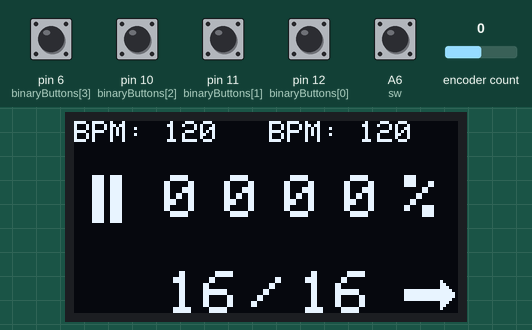
This sketch was run on a simulated Teensy 4. On the bench: 128×64 one-colour display. The inputs (shaded band) are chosen by the test bench; at power-on: A6 (sw), pin 6 (binaryButtons[3]), pin 10 (binaryButtons[2]), pin 11 (binaryButtons[1]), pin 12 (binaryButtons[0]) HIGH, encoder count 0.

Above: at 1.2 s.
1.3 s: A6 (sw) pulled LOW for 0.15 s
At 3.0 s:
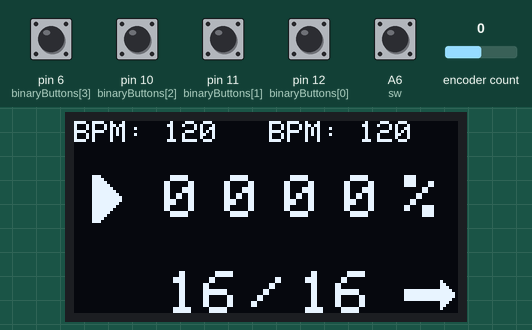
3.3 s: encoder count set to 1
At 4.1 s:
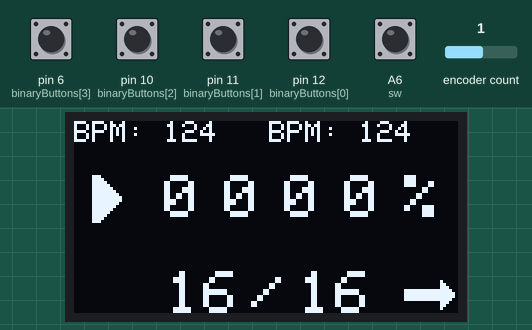
4.8 s: pin 6 (binaryButtons[3]) pulled LOW for 0.15 s
At 5.9 s:
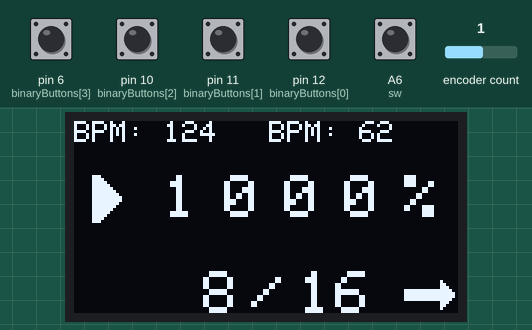
6.4 s: pin 10 (binaryButtons[2]) pulled LOW for 0.15 s
At 7.0 s:
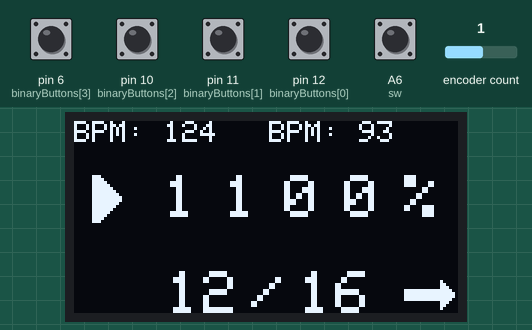
8.0 s: pin 11 (binaryButtons[1]) pulled LOW for 0.15 s
At 9.3 s:
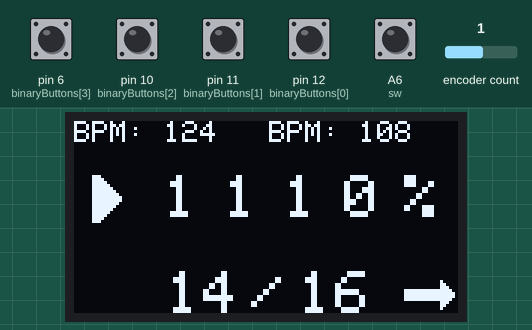
9.6 s: pin 12 (binaryButtons[0]) pulled LOW for 0.15 s
At 10.8 s:
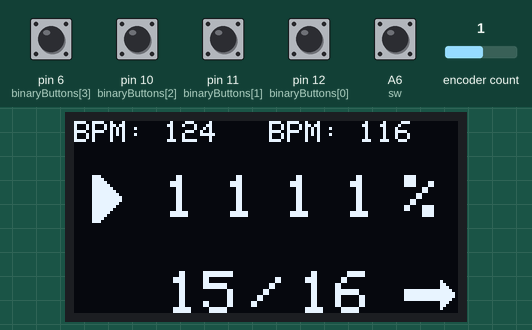
Timing chart, 0 to 12.2 s (numbered marks = the images above; inputs shaded):
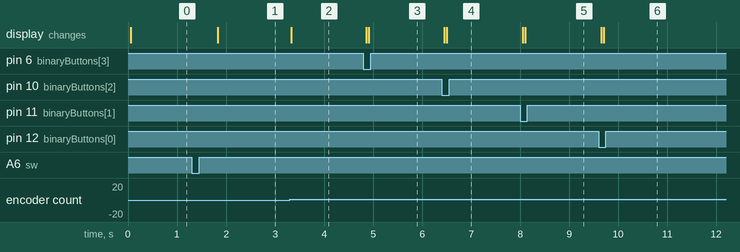

Measured:
- after the input at 1.3 s, the display: changes after 0.53 s (image 1)
- after the input at 3.3 s, the display: changes at once (image 2)
- after the input at 4.8 s, the display: first changes after 0.06 s (image 3 shows a later state)
- after the input at 6.4 s, the display: first changes after 0.06 s (image 4 shows a later state)
- after the input at 8.0 s, the display: first changes after 0.06 s (image 5 shows a later state)
- after the input at 9.6 s, the display: first changes after 0.06 s (image 6 shows a later state)

The sketch:

ExhibitionDiGeeCodeTrueBinaryFeedbackVers.ino
```cpp
#include <SPI.h>
#include <Wire.h>
#include <Adafruit_GFX.h>
#include <Adafruit_SSD1306.h>
#define SCREEN_WIDTH 128 // OLED display width, in pixels
#define SCREEN_HEIGHT 64 // OLED display height, in pixels
#define OLED_RESET     -1 // Reset pin # (or -1 if sharing Arduino reset pin)
#define SCREEN_ADDRESS 0x3C ///< See datasheet for Address; 0x3D for 128x64, 0x3C for 128x32
Adafruit_SSD1306 display(SCREEN_WIDTH, SCREEN_HEIGHT, &Wire, OLED_RESET);

const unsigned int xLocator [] = {10, 17, 24, 31, 38, 45, 52, 59, 66, 73, 80, 87, 94, 101, 108, 115};
const unsigned int xButtons [] = {90, 70, 50, 30};

// 'Arrow', 17x10px
const unsigned char Arrow [] PROGMEM = {
	0x00, 0x08, 0x00, 0x00, 0x0c, 0x00, 0x00, 0x0e, 0x00, 0xff, 0xff, 0x00, 0xff, 0xff, 0x80, 0xff,
	0xff, 0x80, 0xff, 0xff, 0x00, 0x00, 0x0e, 0x00, 0x00, 0x0c, 0x00, 0x00, 0x08, 0x00
};

// 'OLEDCursor', 6x8px
const unsigned char OLEDCursor [] PROGMEM = {
	0x30, 0x30, 0x30, 0x30, 0x30, 0xfc, 0x78, 0x30
};

// 'pauseIcon', 10x16px
const unsigned char pauseIcon [] PROGMEM = {
	0xf3, 0xc0, 0xf3, 0xc0, 0xf3, 0xc0, 0xf3, 0xc0, 0xf3, 0xc0, 0xf3, 0xc0, 0xf3, 0xc0, 0xf3, 0xc0,
	0xf3, 0xc0, 0xf3, 0xc0, 0xf3, 0xc0, 0xf3, 0xc0, 0xf3, 0xc0, 0xf3, 0xc0, 0xf3, 0xc0, 0xf3, 0xc0
};

// 'playIcon', 10x16px
const unsigned char playIcon [] PROGMEM = {
	0xe0, 0x00, 0xf0, 0x00, 0xf8, 0x00, 0xfc, 0x00, 0xfe, 0x00, 0xff, 0x00, 0xff, 0x80, 0xff, 0xc0,
	0xff, 0xc0, 0xff, 0x80, 0xff, 0x00, 0xfe, 0x00, 0xfc, 0x00, 0xf8, 0x00, 0xf0, 0x00, 0xe0, 0x00
};

// Array of all bitmaps for convenience. (Total bytes used to store images in PROGMEM = 1104)
const int epd_bitmap_allArray_LEN = 5;
const unsigned char* epd_bitmap_allArray[4] = {
	Arrow,
	OLEDCursor,
  playIcon,
  pauseIcon
};

//BUTTON LOGIC CODE
#include <Bounce.h>

struct theBinaries {

  static const int numOfBs = 4;
  const int binaryButtons[numOfBs] = {12, 11, 10, 6};
  bool btState[numOfBs] = {false, false, false, false};
  bool changes = false;
  int values[numOfBs] = {1, 2, 4, 8};

  theBinaries() {
    for (int i = 0; i < numOfBs; i++) {
      pinMode(binaryButtons[i], INPUT_PULLUP);
    }
  }

  Bounce binaries[numOfBs] = {
    Bounce(binaryButtons[0], 30),
    Bounce(binaryButtons[1], 30),
    Bounce(binaryButtons[2], 30),
    Bounce(binaryButtons[3], 30)
  };

  bool update() {
    if (changes) {
      changes = false;
      return true;
    }
    return false;
  }

  int value(int a) {
    if (btState[a]) {
      return 1;
    } else{
      return 0;
    }
  }

  int tally() {
    int total = 0;
    for (int i=0;i<numOfBs;i++) {
      if (btState[i]) {
        total |= (1 << i);
      }
    }
    if (total == 0){
      total = 16;
    }
    return total;
  }
};
theBinaries bGang = theBinaries();

// ROTARY ENCODER BPM COUNTER
struct Counter{
  int bpm = 120;
  int bpmPoly = 120;
  int min = 60;
  int max = 240;
  int step = 0;

  void increment(int by){
    if(by>0 && bpm < max){
      bpm += by;
      if(bpm > max) bpm = max;
    }
    else if(by<0 && bpm > min){
      bpm += by;
      if(bpm < min) bpm = min;
    }
  }
};
Counter ctr;

// ROTARY ENCODER CODE
#include <Encoder.h>
#include <Button2.h>
const int sw = 20, dt = 21, clk = 22;
Encoder encoder(dt, clk);
Button2 encoderButton(sw);

// OLED CONTROL STRUCT
bool divideState = true;

struct OLEDControl {
  enum ClockState {
    STOP_MODE,  // Timer is counting down
    PLAY_MODE   // User sets the timer duration
  };
  ClockState currentState =  STOP_MODE; // Initial state

  //OLED FUNCTION
  void updateBPM() {
    display.fillRect(0, 0, 48, 7, BLACK); //7
    display.fillRect(65, 0, 60, 7, BLACK); //7
    display.setCursor(0, 0);
    display.setTextColor(WHITE);
    display.setTextSize(1);
    display.write("BPM: ");
    display.print(int(ctr.bpm));
    display.setCursor(0, 0);
    display.setCursor(65, 0);
    display.write("BPM: ");
    display.print(ctr.bpmPoly);
    display.display(); // Partial update
  }
  // UPDATES VALUE
  void updateValue(int a) {
    display.fillRect(xButtons[a], 18, 10, 20, BLACK);
    display.setTextSize(2);
    display.setTextColor(WHITE);
    display.setCursor(xButtons[a], 18);
    display.print(bGang.value(a));
    display.display();
  }
  //ASSIGNS CURSOR POSITION BASED ON WHAT MODE WE'RE IN
  void configureCursor() {
    if (divideState) {
      if (bGang.tally() < 10) {
        display.setCursor(43, 50);
      } else {
        display.setCursor(31, 50);
      }
    } else {
      display.setCursor(75, 50);
    }
  }
  // CHANGE BETWEEN DIVIDE AND MULTIPLY MODES
  void updateMode() {
    if (divideState) {
      display.fillRect(110, 18, 10, 20, BLACK);
      display.setCursor(110, 18);
      display.setTextSize(2);
      display.write("%");
      display.fillRect(0, 50, 100, 20, BLACK);
      configureCursor();
      display.print(bGang.tally());
      display.setCursor(59, 50);
      display.write("/");
      display.setCursor(75,50);
      display.write("16");
    } else {
      display.fillRect(110, 18, 10, 20, BLACK);
      display.setCursor(110, 18);
      display.setTextSize(2);
      display.write("*");
      display.fillRect(0, 50, 100, 20, BLACK);
      display.setCursor(31, 50);
      display.write("16");
      display.setCursor(59, 50);
      display.write("/");
      display.setCursor(75,50);
      configureCursor();
      display.print(bGang.tally());
    }
    display.display();
  }
  // USED TO UPDATE THE FRACTION DISPLAY VALUE
  void updateCustomStep(int a) {
    a=a-1;
    if (divideState) {
      display.fillRect(31,50,25,25, BLACK);
      configureCursor();
      display.print(bGang.tally());
    } else {
      display.fillRect(75,50,25,25, BLACK);
      configureCursor();
      display.print(bGang.tally());
    }
    display.display();
  }
  //CHANGES LCD SCREEN BETWEEN MODES
  void setScreen() {
    switch (currentState) {
      case PLAY_MODE:
        display.fillRect(6, 18, 10, 16, BLACK);
        display.drawBitmap(6,18, playIcon, 10, 16, WHITE);
        updateBPM(); // redraw the bpm
        break;
      case STOP_MODE:
        display.fillRect(6, 18, 10, 16, BLACK);
        display.drawBitmap(6,18, pauseIcon, 10, 16, WHITE);
        updateBPM(); // redraw the bpm
        break;
    }
  }
  //FLIPS ENUM STATE, straightforward
  void switchState(){
    if (currentState == PLAY_MODE) {
      currentState = STOP_MODE;
    } else {
      currentState = PLAY_MODE;
    }
  }

  // RETURNS ENUM STATE, straightforward
  bool isPlaying() {
    return currentState;
  }
};
OLEDControl oledControl;

// INITIALISE THE SCREEN
void displayImage() {
  display.clearDisplay(); // Clear the buffer
  display.drawBitmap(110, 53, Arrow, 17, 10, WHITE);
  display.drawBitmap(6,18, pauseIcon, 10, 16, WHITE);

  display.setTextSize(1);  // Normal 1:1 pixel scale
  display.setTextColor(WHITE);
  display.setCursor(0, 0);
  display.write("BPM: ");
  display.print(ctr.bpm);
  display.setCursor(65, 0);
  display.write("BPM: ");
  display.print(ctr.bpmPoly);

  display.setTextSize(2);
  for (int i = 0; i < 4; i++) {
    display.setCursor(xButtons[i], 18);
    display.print(bGang.value(3-i));
  }
  oledControl.updateMode();
  display.display(); // Refresh the display to show the image
}

// MIDI CODE
#define MIDI_CLOCK 0xF8
#define MIDI_START 0xFA
#define MIDI_STOP  0xFC
#define DEFAULT 16

//CLOCK 1 IS NORMAL
//CLOCK 2 IS POLYRHYTHMIC

IntervalTimer clock1;
IntervalTimer clock2;

uint32_t clockCounter = 0;
bool timerFlag = false;

void midiStart(HardwareSerial &serialPort) {
  serialPort.write(MIDI_START);
}

void midiClock(HardwareSerial &serialPort, int portNum) {
  serialPort.write(MIDI_CLOCK);
  if(oledControl.isPlaying()) {
    if (portNum==1) {
      clockCounter+=1;
      clockCounter=clockCounter%96;
      if (clockCounter==0&&timerFlag==true){
        clock2.end();
        midiStart(Serial2);
        midiStart(Serial1);
        clock2.begin(clock2Handler, tickSwitcher(ctr.bpm, bGang.tally()));
        timerFlag=false;
        }
    }
  }
}

void midiStop(HardwareSerial &serialPort) {
  serialPort.write(MIDI_STOP);
}

uint32_t calcBPM(float bpm, float inputStep)
{
  if (divideState) {
    return (bpm * inputStep / 16.0f);
  } else {
    return (bpm * 16.0f / inputStep);
  }
}

uint32_t tickSwitcher(float bpm, float inputStep)
{
  if (divideState) {
    return bpmTickInterval(bpm, inputStep, 16.0);
  }
  else {
    return bpmTickInterval(bpm, 16.0, inputStep);
  }
}

uint32_t bpmTickInterval(float bpm, float inputStep, float normally16)
{
  return (60000000.0 / 24.0 / bpm) * (normally16 / inputStep);
}

void clock1Handler() { midiClock(Serial1, 1); }
void clock2Handler() { midiClock(Serial2, 2); }

void setup() {
  //PINS
  pinMode(clk, INPUT); // primary input from rotary encoder, standard pin setting NOT INTERRUPTS that was a lie that made me waste a whole day
  pinMode(dt, INPUT); // secondary input from rotary encoder, standard pin setting
  pinMode(sw, INPUT_PULLUP); // button input from rotary encoder
  encoderButton.setLongClickTime(1500);
  encoderButton.setClickHandler([](Button2 &b) {
    if (!oledControl.isPlaying()) {
        midiStart(Serial1);
        midiStart(Serial2);
        oledControl.switchState(); // switch the lcd state
        oledControl.setScreen(); // update the screen
    } else {
        midiStop(Serial1);
        midiStop(Serial2);
        oledControl.switchState(); // switch the lcd state
        oledControl.setScreen(); // update the screen
        }
  });
  encoderButton.setDoubleClickHandler([](Button2 &b) {
    divideState=!divideState;
    clock2.update(tickSwitcher(ctr.bpm, bGang.tally()));
    ctr.bpmPoly = calcBPM(ctr.bpm, bGang.tally());
    oledControl.updateBPM();
    oledControl.updateMode();
    Serial.println("divideState flipped");
  });
  encoder.write(ctr.bpm);

  //Serial
  Serial.begin(31250);
  Serial1.begin(31250);
  Serial2.begin(31250);

  clock1.begin(clock1Handler, tickSwitcher(ctr.bpm, DEFAULT));
  clock2.begin(clock2Handler, tickSwitcher(ctr.bpm, bGang.tally()));

  ctr.bpmPoly = calcBPM(ctr.bpm, bGang.tally());
  //OLED
  if (!display.begin(SSD1306_SWITCHCAPVCC, SCREEN_ADDRESS)) {
        Serial.println(F("SSD1306 allocation failed"));
        for (;;);
    }
  displayImage();
}

void loop() {

  // CHECK ALL BUTTONS
  for (int i = 0; i < bGang.numOfBs; i++) {
    if (bGang.binaries[i].update()) {
      if (bGang.binaries[i].fallingEdge()) {
        bGang.btState[i] =! bGang.btState[i];
        bGang.changes = true;
        oledControl.updateValue(i);
      }
    }
  }

  // CHECK IF WE NEED TO CHANGE THE ANIMATION
  if (bGang.update()) {
    oledControl.updateCustomStep(bGang.tally());
    timerFlag = true;
    ctr.bpmPoly = calcBPM(ctr.bpm, bGang.tally());
    oledControl.updateBPM();
    if (!oledControl.isPlaying()) {
      clock2.begin(clock2Handler, tickSwitcher(ctr.bpm, bGang.tally()));
      timerFlag = false;
    }
  }

  // CHECK THE ENCODER VALUE
  int encoderVal = encoder.read();
  int delta = encoderVal - ctr.bpm;
  // IF THE VALUE HAS CHANGED, UPDATE THE SCREEN AND THE BPM
  if (delta!=0) {
    ctr.increment(delta);
    clock1.update(tickSwitcher(ctr.bpm, DEFAULT));
    clock2.update(tickSwitcher(ctr.bpm, bGang.tally()));
    encoder.write(ctr.bpm);
    ctr.bpmPoly = calcBPM(ctr.bpm, bGang.tally());
    oledControl.updateBPM();
  }
  // CHECKING FOR ROTARY ENCODER PRESSES
  encoderButton.loop();
}
```
